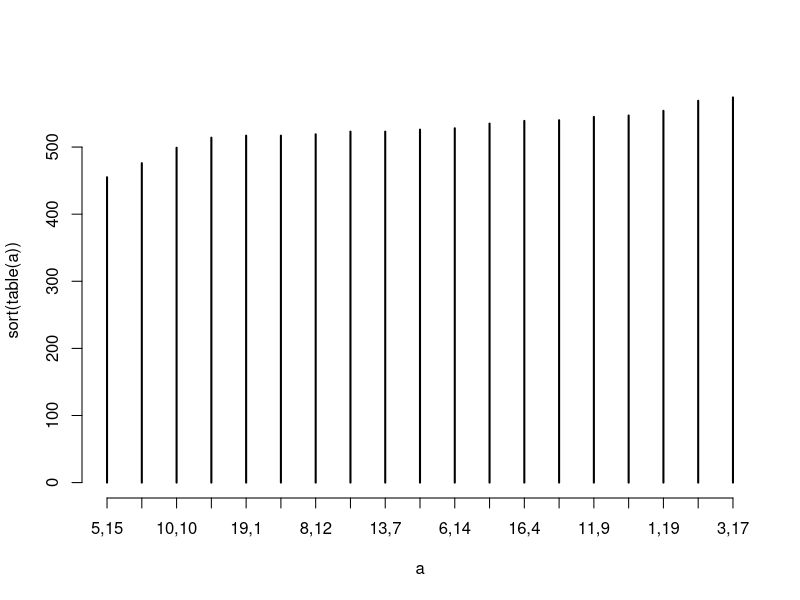
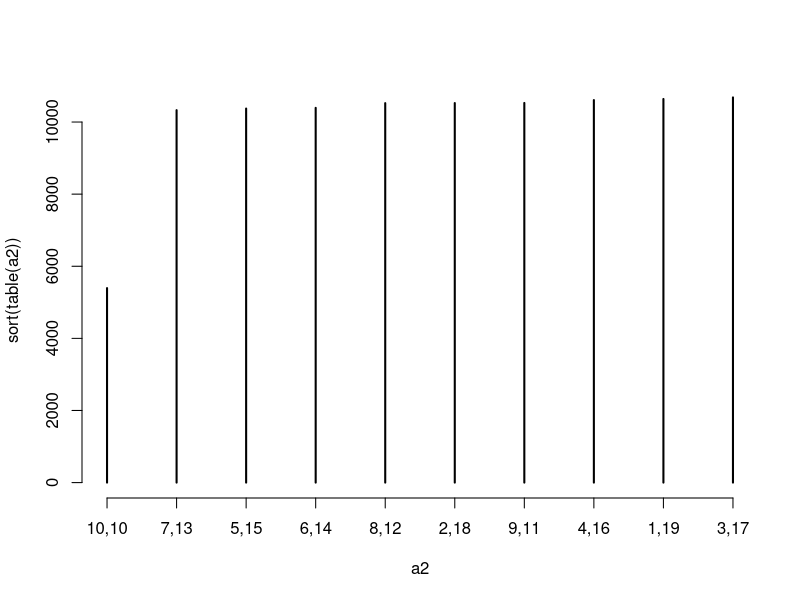
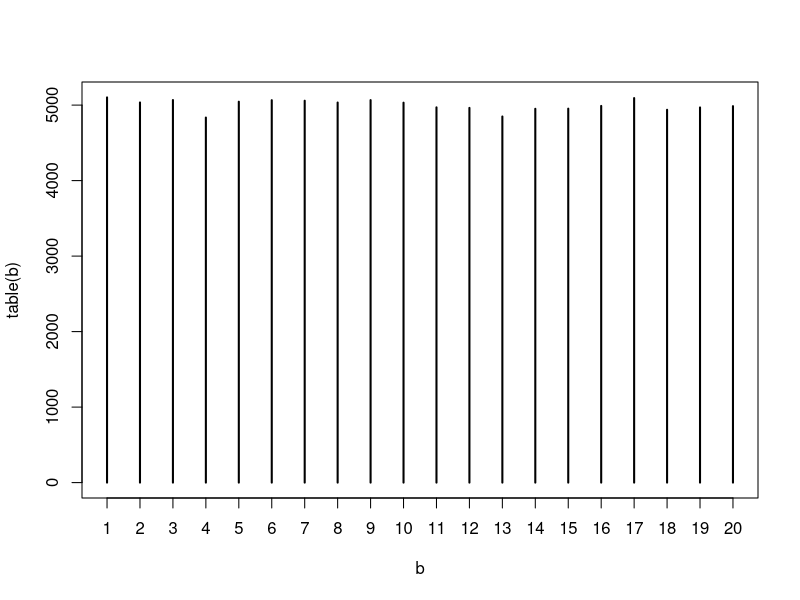

Here is the R script that generated these plots, in order:
library(dplyr)

# Select N random numbers that add up to another (M)

set.seed(42)

# how many numbers?
n = 2
# adding to?
m = 20
# min value for random numbers?
min_value = 1

a = sapply(1:10000, function(x) {
  vec = floor(runif(n-1, min = min_value, max = m)) # take a list of random (n-1) numbers
  vec = c(vec, min_value-1, m) # add minimum value and the total sum
  numbers = diff(sort(vec)) # sort vector, take differences
  stopifnot(m == sum(numbers))
  paste(numbers, collapse = ',')
})
plot(sort(table(a)))

# simpler method: two numbers from {1,m-1}, adding up to m
a2 = sapply(1:100000, function(x) {
  n1 = floor(runif(n = 1, min = 1, max = m))
  n2 = m - n1
  stopifnot(n1+n2 == m)
  if (n1 < n2)
    paste(c(n1,n2), collapse = ',')
  else
    paste(c(n2,n1), collapse = ',')
})
plot(sort(table(a2)))

# randomly distributed numbers between 1 and m
b = sapply(1:100000, function(x) {
  floor(runif(n = 1, min = 1, max = m+1))
})
plot(table(b))
